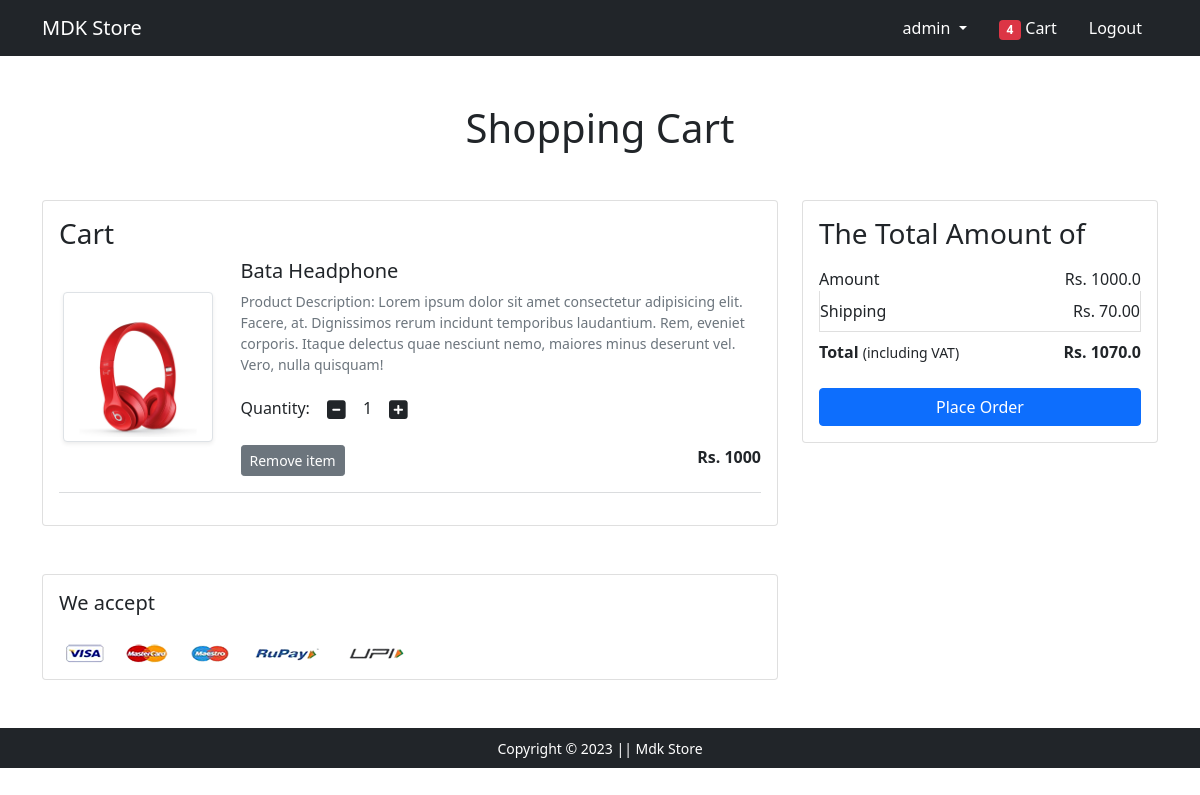
The app's page /cart/ (signed in), older data.
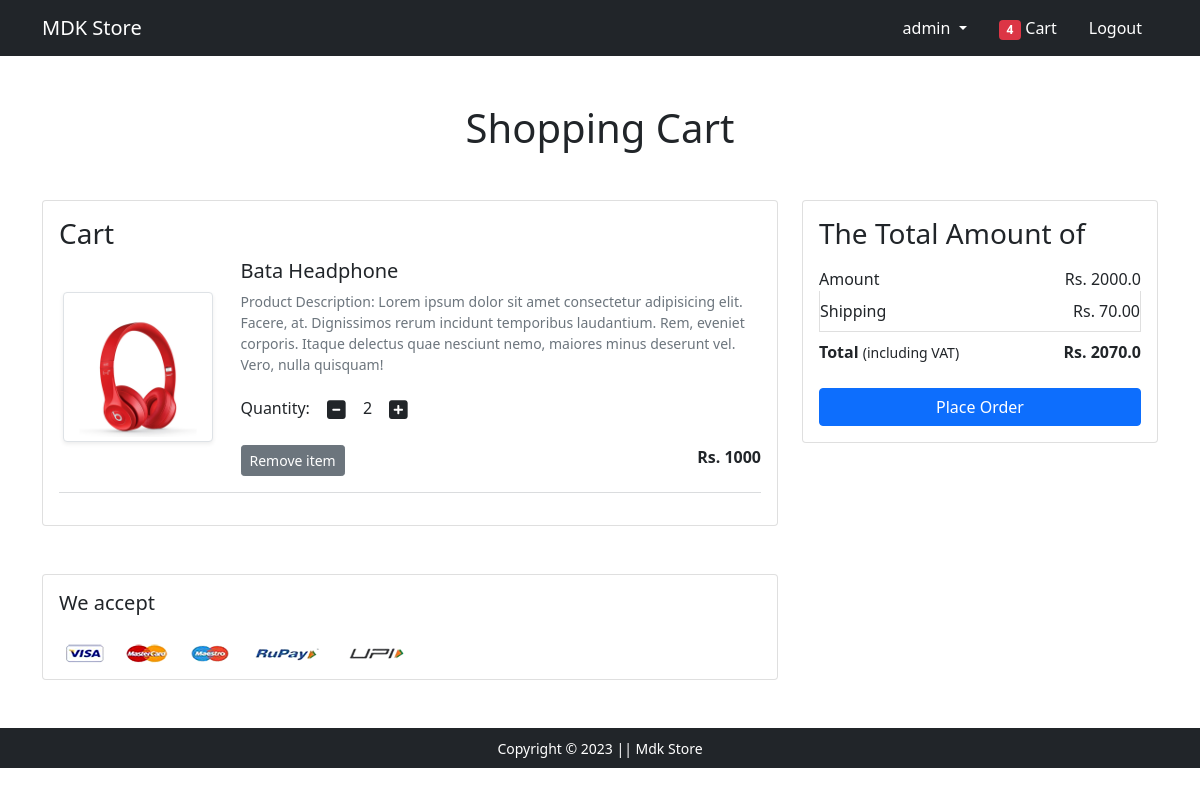
The same page, newer data.
### app/models.py (models this page shows, shortened)
class Cart(models.Model):
    user=models.ForeignKey(User, on_delete=models.CASCADE , related_name='user_cart')
    Item=models.ForeignKey(AllProducts, on_delete=models.CASCADE)
    Quantity=models.IntegerField(default=1)

class AllProducts(models.Model):
    title=models.CharField(max_length=200)
    desc=models.CharField(max_length=400)
    img=models.ImageField(upload_to='imgs')
    stock=models.IntegerField()
    available=models.BooleanField()
    price=models.IntegerField()

### app/views.py (the view)
# urls.py: path('cart/', views.show_cart , name='cart'),
@login_required(login_url='login')
def show_cart(request):
    if request.user.is_authenticated:
        user=request.user
        cart=Cart.objects.filter(user=user)
        amount=0.00
        shipping_amount=70.0
        total_amount=0.0
        cart_product=[p for p in Cart.objects.all() if p.user==user]
        if cart_product:
            for p in cart_product:
                temp_amount=(p.Quantity*p.Item.price)
                amount +=temp_amount
                total_amount=amount+shipping_amount
                print(temp_amount)
            context={
                'carts':cart,
                'tempamount':temp_amount,
                'amount':amount,
                'total_amount':total_amount,
            }
            return render(request, 'app/addtocart.html' , context)
        else:
            return render(request, 'app/emptycart.html')

### app/templates/app/addtocart.html (shortened to what this page needs)
{% extends 'app/base.html' %}
{% load static %}
{% block main-content %}
<div class="container my-5">
 <div class="row">
  <h1 class="text-center mb-5">Shopping Cart</h1>
  <div class="col-sm-8">
  <div class="card">
   <div class="card-body">
    <h3>Cart</h3>
    {% for cart in carts %}
    <div class="row">
     <div class="col-sm-3 text-center align-self-center"><img src="{{cart.Item.img.url}}" alt="" srcset="" class="img-fluid img-thumbnail shadow-sm" height="150" width="150"> </div>
     <div class="col-sm-9">
      <div>
       <h5>{{cart.Item.title}}</h5>
       <p class="mb-2 text-muted small">{{cart.Item.desc}}</p>
       <div class="my-3">
        <label for="quantity">Quantity:</label>
        <a class="minus-cart btn" pid="{{cart.Item.id}}"><i class="fas fa-minus-square fa-lg"></i></a>
          <span id="quantity">{{cart.Quantity}}</span>
        <a class="plus-cart btn" pid="{{cart.Item.id}}"><i class="fas fa-plus-square fa-lg"></i></a>
       </div>
       <div class="d-flex justify-content-between">
        <a href="#" class="btn btn-sm btn-secondary mr-3 remove" pid="{{cart.Item.id}}">Remove item </a>
        <p class="mb-0"><span><strong id="itemPrice">Rs. {{cart.Item.price}}</strong></span></p>
       </div>
      </div>
     </div>
    </div>
    <hr class="text-muted">
    {% endfor %}
   </div>
   </div>
  </div>
  <div class="col-sm-4">
   <div class="card">
    <div class="card-body">
      <h3>The Total Amount of</h3>
      <ul class="list-group">
       <li class="list-group-item d-flex justify-content-between align-items-center border-0 px-0 pb-0">Amount<span id="am">Rs. {{amount}}</span></li>
       <li class="list-group-item d-flex justify-content-between align-items-center px-0">Shipping<span>Rs. 70.00</span></li>
       <li class="list-group-item d-flex justify-content-between align-items-center border-0 px-0 mb-3">
        <div>
           <strong>Total</strong> <small>(including VAT)</small>
         </div>
         <span><strong id="tm">Rs. {{total_amount}}</strong></span>
       </li>
      </ul>
      <div class="d-grid"><a href="{% url 'checkout' %}" class="btn btn-primary">Place Order</a></div>
    </div>
   </div>
  </div>
 </div>
</div>
<div class="container">
 <div class="row">
  <div class="col-sm-8">
   <div class="card">
    <div class="card-body">
      <h5 class="mb-4">We accept</h5>
      <img src="{% static 'app/images/payment.png' %}" alt="" class="img-fluid">
    </div>
  </div>
  </div>
 </div>
</div>
{% endblock main-content %}

Row changes from the older to the newer data that the page shows:
changed Cart "Bata Headphone": Quantity "1" → "2"
Text that changed along with them:
{{ amount }}: "1000.0" → "2000.0"
{{ total_amount }}: "1070.0" → "2070.0"
